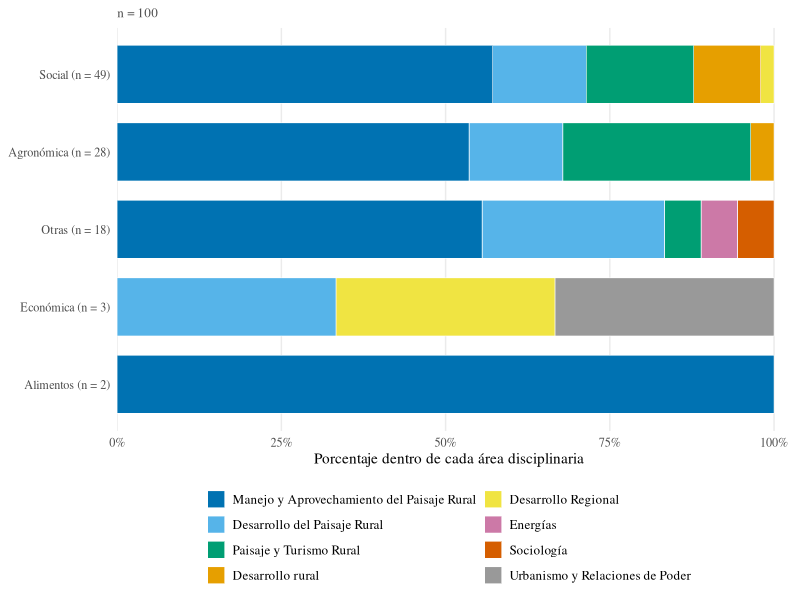

Write the R code that produced this figure.
# ==============================================================================
# datos_12.figura-area-x-linea.R
# Figura 2 del manuscrito: línea temática de interés según el área disciplinaria
# de la maestría (fig13_area_x_linea.png). Sustituye, para este cruce, la versión
# genérica que genera datos_11.analisis-descriptivo.R, por lo que se ejecuta
# después de ese script. Respecto de la versión genérica:
#   1. el área «Economía» se rotula «Económica», como en la Tabla 2 y en los
#      apartados 2.3 y 3.8 (reúne economía, finanzas e integración económica;
#      los programas de administración están en «Otras»);
#   2. el eje muestra el tamaño de cada área (n por categoría);
#   3. la leyenda va en dos columnas.
# Además ordena las líneas (tres del núcleo primero, luego respuesta libre) y
# usa la paleta Okabe-Ito, legible para personas con daltonismo.
# Usa solo ggplot2 y R base. Ejecutar desde la carpeta del repositorio.
# ==============================================================================
invisible(try(Sys.setlocale("LC_ALL", "C.UTF-8"), silent = TRUE))
suppressPackageStartupMessages(library(ggplot2))
di <- read.csv("datos_05.datos-interesados.csv", stringsAsFactors = FALSE,
               fileEncoding = "UTF-8")
stopifnot(nrow(di) == 100L)
dir_figuras <- "datos_15.figuras"
dir.create(dir_figuras, showWarnings = FALSE)

etq_area <- c("Social" = "Social", "Agronómica" = "Agronómica", "Otras" = "Otras",
              "Economía" = "Económica", "Alimentos" = "Alimentos")
nucleo <- c("Manejo y Aprovechamiento del Paisaje Rural",
            "Desarrollo del Paisaje Rural", "Paisaje y Turismo Rural")
libres <- c("Desarrollo rural", "Desarrollo Regional", "Energías", "Sociología",
            "Urbanismo y Relaciones de Poder")
stopifnot(all(di$doctorado_de_interes %in% c(nucleo, libres)),
          all(di$area_maestria %in% names(etq_area)))

tab <- as.data.frame(table(area = di$area_maestria, linea = di$doctorado_de_interes),
                     stringsAsFactors = FALSE)
tab <- tab[tab$Freq > 0, ]
n_area <- table(di$area_maestria)
orden_area <- names(sort(n_area))                       # menor a mayor: el mayor arriba
tab$area_lbl <- factor(sprintf("%s (n = %d)", etq_area[tab$area], as.integer(n_area[tab$area])),
                       levels = sprintf("%s (n = %d)", etq_area[orden_area], as.integer(n_area[orden_area])))
tab$linea <- factor(tab$linea, levels = c(nucleo, libres))

paleta <- c("Manejo y Aprovechamiento del Paisaje Rural" = "#0072B2",
            "Desarrollo del Paisaje Rural" = "#56B4E9",
            "Paisaje y Turismo Rural" = "#009E73",
            "Desarrollo rural" = "#E69F00",
            "Desarrollo Regional" = "#F0E442",
            "Energías" = "#CC79A7",
            "Sociología" = "#D55E00",
            "Urbanismo y Relaciones de Poder" = "#999999")

p <- ggplot(tab, aes(x = area_lbl, y = Freq, fill = linea)) +
  geom_col(position = position_fill(reverse = TRUE), width = 0.75,
           color = "white", linewidth = 0.2) +
  scale_y_continuous(labels = function(x) paste0(round(100 * x), "%"),
                     expand = expansion(mult = c(0, 0.01))) +
  scale_fill_manual(values = paleta, drop = FALSE) +
  coord_flip() +
  labs(x = NULL, y = "Porcentaje dentro de cada área disciplinaria", fill = NULL,
       subtitle = paste0("n = ", nrow(di))) +
  guides(fill = guide_legend(ncol = 2, byrow = FALSE)) +
  theme_minimal(base_size = 11, base_family = "Times") +
  theme(legend.position = "bottom",
        legend.text = element_text(family = "Times", size = 9.5),
        legend.key.size = unit(0.45, "cm"),
        panel.grid.minor = element_blank(),
        panel.grid.major.y = element_blank(),
        plot.subtitle = element_text(size = 9.5, color = "gray30", family = "Times"),
        plot.margin = margin(6, 14, 6, 6))

ggsave(file.path(dir_figuras, "fig13_area_x_linea.png"), p,
       width = 7.5, height = 5.2, dpi = 300, bg = "white")
cat("[OK] fig13_area_x_linea.png generada (Figura 2 del manuscrito)\n")
